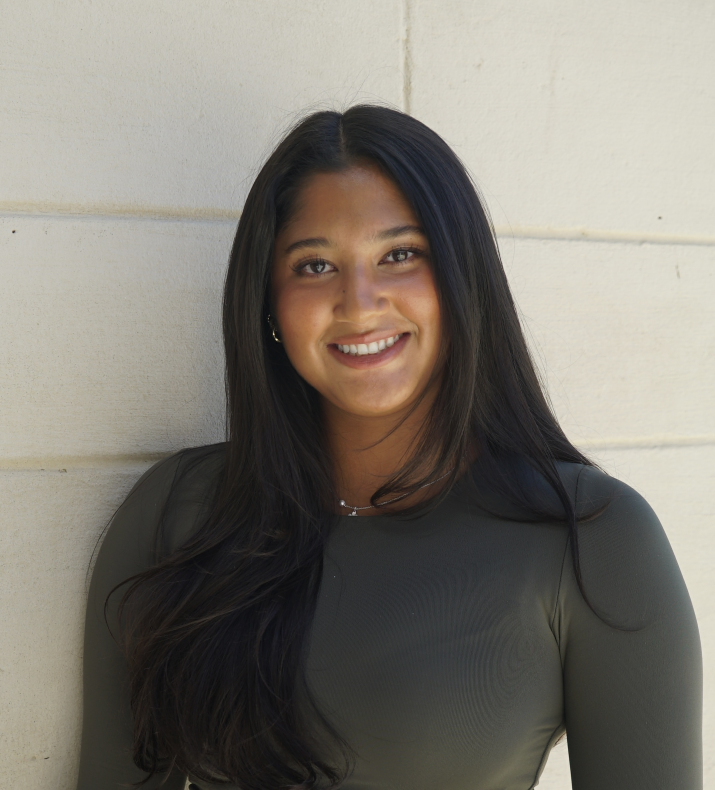
#> input picture mockups/data/kimmie.jpg, 2144 x 2369 px, found by its file name (shown at 1/3 size)
$ python crop_portrait.py data/kimmie.jpg kimmie-shenoy
#> lines starting #> are read from the running program, lines starting #| are printed output that depends on the picture
"""Crop one new photo into a People-grid portrait.

`make_people.py` rebuilds the whole roster from the old Jekyll repo's image folder, which is
no use when someone hands over a single new snapshot. This does the same crop for one file:
square, centred on the detected face, 240 px, WEBP -- so a portrait added this way is
indistinguishable from the ones the batch script produced.

    python tools/crop_portrait.py data/kimmie.jpg kimmie-shenoy

Then set that slug as the person's `img` in data/people.json and rebuild.
"""
import os
import sys
from pathlib import Path

import numpy as np
from PIL import Image

ROOT = Path(__file__).resolve().parent.parent
PORTRAITS = ROOT / "assets/people"

SIZE = 240
QUALITY = 64
TOP_BIAS = 0.36   # fallback crop centre when no face is found (0.5 = dead centre)


FACE_FRAC = 0.40  # detected face height as a fraction of the finished square


def face_box(im):
    """(x, y, w, h) of the largest detected face in pixels, or None."""
    import cv2
    cascade = cv2.CascadeClassifier(
        os.path.join(cv2.data.haarcascades, "haarcascade_frontalface_default.xml"))
    g = cv2.cvtColor(np.asarray(im), cv2.COLOR_RGB2GRAY)
    g = cv2.equalizeHist(g)
    faces = cascade.detectMultiScale(g, scaleFactor=1.08, minNeighbors=6,
                                     minSize=(max(40, g.shape[0] // 12),) * 2)
    if len(faces) == 0:
        return None
    return max(faces, key=lambda f: f[2] * f[3])


def crop(src: Path, slug: str, zoom: float = 1.0) -> Path:
    """Write assets/people/<slug>.webp.

    The crop is sized so the detected face fills FACE_FRAC of the square, which is what
    makes a one-off portrait sit evenly beside the batch ones -- the sources vary from
    tight headshots to half-body snapshots, so a fixed min(w, h) square does not.
    `zoom` > 1 tightens further; the fallback when no face is found is the old behaviour.
    """
#> called with slug = 'kimmie-shenoy', zoom = 1
    im = Image.open(src).convert("RGB")
#> im is the input picture: PIL image 2144x2369 RGB; mean R, G, B 127.3, 122.7, 114.2
    w, h = im.size
#> w = 2144; h = 2369
    box = face_box(im)
#> in face_box, `g = cv2.cvtColor(np.asarray(im), cv2.COLOR_RGB2GRAY)`:
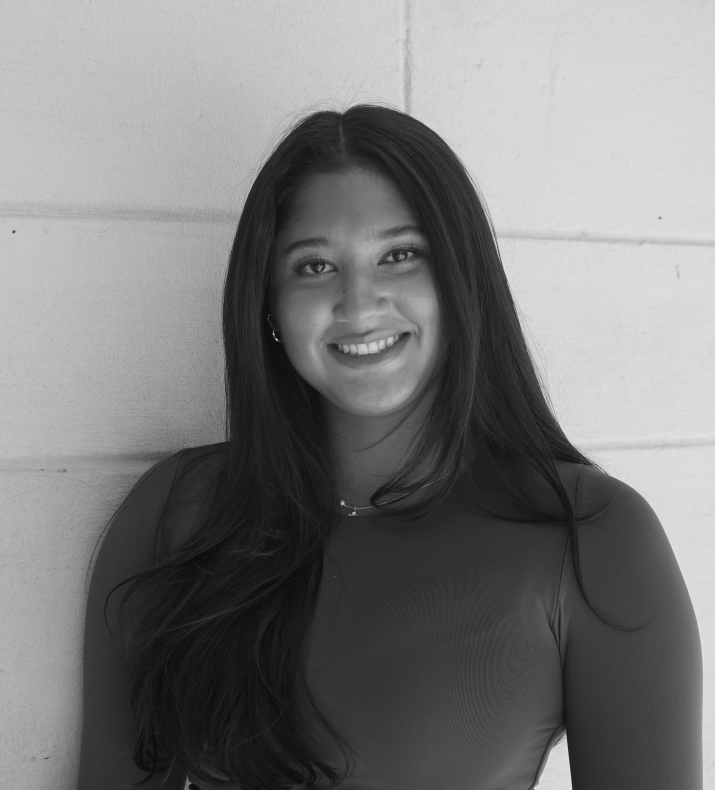
#> g: shape (2369, 2144) (shown at 1/3 size); min 1, max 247, mean 123.1
#> in face_box, `g = cv2.equalizeHist(g)`:
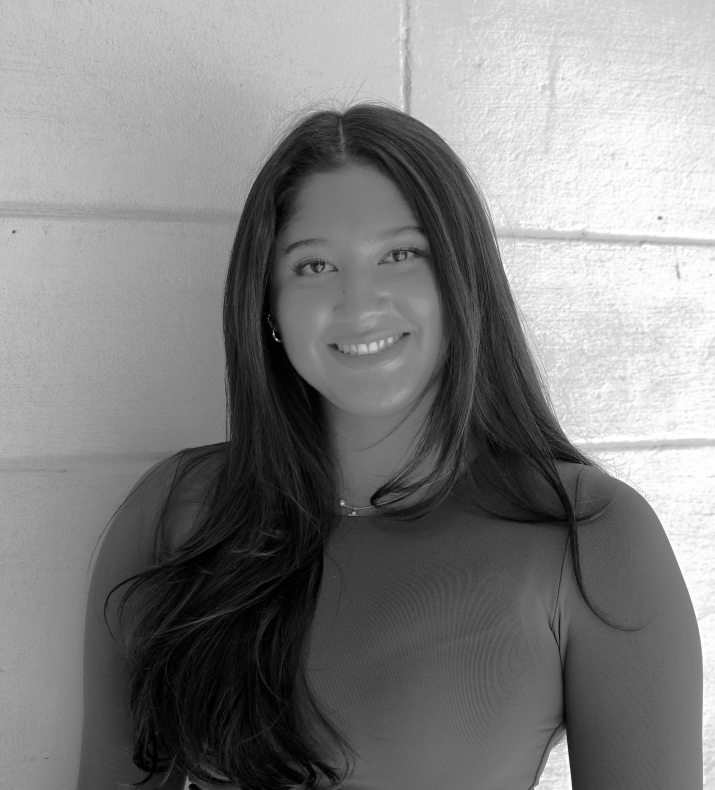
#> g: shape (2369, 2144) (shown at 1/3 size); min 0, max 255, mean 128.6
#> in face_box, `faces = cascade.detectMultiScale(g, scaleFactor=1.08, minNeighbors=6, ..`: faces = [[763, 570, 634, 634]]
#> box = [763, 570, 634, 634]
    if box is None:
        cx, cy, side = 0.5 * w, TOP_BIAS * h, min(w, h)
    else:
        x, y, fw, fh = box
#> x = 763; y = 570; fw = 634; fh = 634
        cx = x + fw / 2
#> cx = 1080
        # aim above the face centre so the crop keeps hair, not just chin
        cy = y + fh * 0.42
#> cy = 836.3
        side = fh / FACE_FRAC
#> side = 1585
    side = min(min(w, h), side / zoom)
    left = max(0, min(w - side, cx - side / 2))
#> left = 287.5
    top = max(0, min(h - side, cy - side / 2))
#> top = 43.78
    im = im.crop((int(left), int(top), int(left + side), int(top + side)))
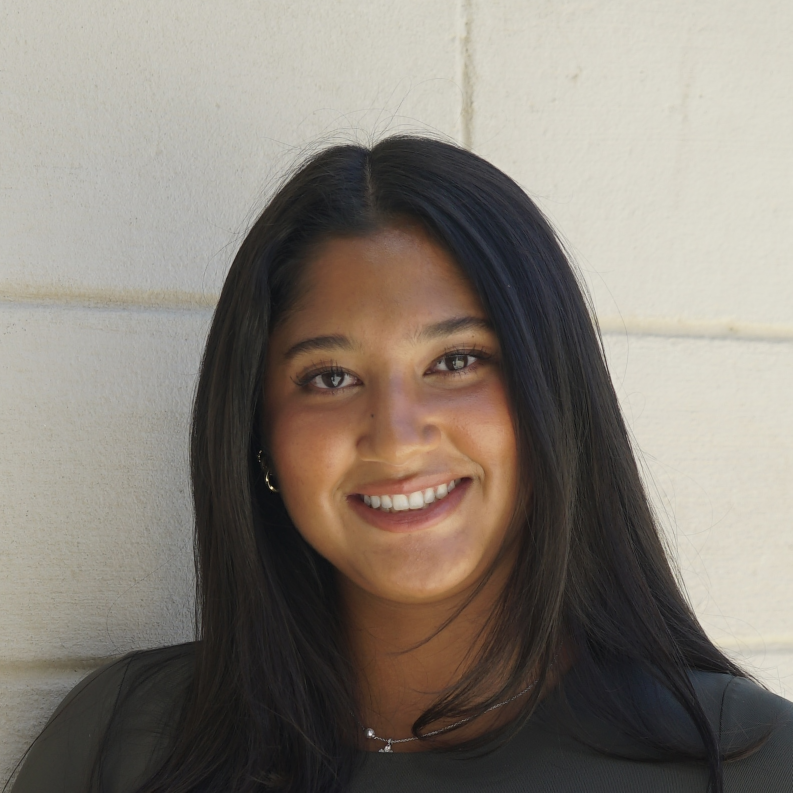
#> im: PIL image 1585x1585 RGB (shown at 1/2 size); mean R, G, B 134.5, 126.9, 117.9
    im = im.resize((SIZE, SIZE), Image.LANCZOS)
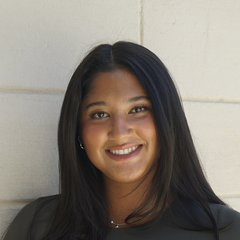
#> im: PIL image 240x240 RGB; mean R, G, B 134.5, 126.9, 117.9
    PORTRAITS.mkdir(parents=True, exist_ok=True)
    dst = PORTRAITS / f"{slug}.webp"
    im.save(dst, "WEBP", quality=QUALITY, method=6)
#> (the run stopped early here; a loop or call above may not have finished)
